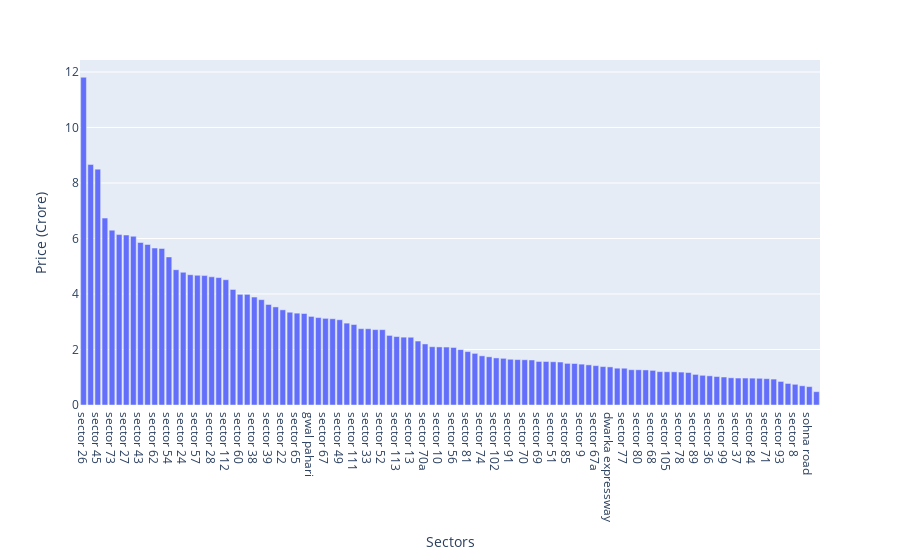

The code cell stored with this chart in its notebook:
### Code cell
fig = px.bar(k, x=k.index, y=k.values)

# Update the layout with x and y axis labels
fig.update_layout(
    xaxis_title="Sectors",
    yaxis_title="Price (Crore)"
)

### Figure 1 — Plotly figure (JSON) as saved in the notebook; plotly's stock layout.template omitted (floating-point values rounded to 4 significant figures)
{"data": [{"alignmentgroup": "True", "hovertemplate": "sector=%{x}<br>y=%{y}<extra></extra>", "legendgroup": "", "marker": {"color": "#636efa", "pattern": {"shape": ""}}, "name": "", "offsetgroup": "", "orientation": "v", "showlegend": false, "textposition": "auto", "type": "bar", "x": ["sector 26", "sector 25", "sector 45", "sector 50", "sector 73", "sector 41", "sector 27", "sector 48", "sector 43", "sector 53", "sector 62", "sector 66", "sector 54", "sector 59", "sector 24", "sector 17", "sector 57", "sector 63", "sector 28", "sector 14", "sector 112", "sector 72", "sector 60", "sector 109", "sector 38", "sector 46", "sector 39", "sector 31", "sector 22", "sector 23", "sector 65", "sector 58", "gwal pahari", "sector 40", "sector 67", "sector 55", "sector 49", "sector 47", "sector 111", "sector 63a", "sector 33", "sector 15", "sector 52", "sector 110", "sector 113", "sector 2", "sector 13", "sector 82a", "sector 70a", "sector 82", "sector 10", "sector 61", "sector 56", "sector 108", "sector 81", "sector 1", "sector 74", "sector 7", "sector 102", "sector 76", "sector 91", "sector 12", "sector 70", "sector 104", "sector 69", "sector 30", "sector 51", "sector 106", "sector 85", "sector 103", "sector 9", "sector 11", "sector 67a", "sector 79", "dwarka expressway", "sector 88a", "sector 77", "sector 37d", "sector 80", "sector 83", "sector 68", "sector 86", "sector 105", "sector 90", "sector 78", "sector 4", "sector 89", "sector 5", "sector 36", "sector 21", "sector 99", "sector 88", "sector 37", "sector 3", "sector 84", "manesar", "sector 71", "sector 92", "sector 93", "sector 107", "sector 8", "sector 6", "sohna road", "sector 95"], "xaxis": "x", "y": [11.81, 8.664, 8.499, 6.735, 6.3, 6.141, 6.125, 6.08, 5.856, 5.783, 5.656, 5.64, 5.335, 4.875, 4.783, 4.694, 4.673, 4.664, 4.618, 4.591, 4.515, 4.163, 3.987, 3.987, 3.89, 3.795, 3.622, 3.534, 3.429, 3.343, 3.31, 3.297, 3.192, 3.15, 3.122, 3.108, 3.073, 2.95, 2.9, 2.75, 2.748, 2.717, 2.714, 2.507, 2.466, 2.445, 2.441, 2.305, 2.2, 2.1, 2.093, 2.088, 2.073, 1.997, 1.925, 1.86, 1.772, 1.736, 1.697, 1.682, 1.648, 1.636, 1.63, 1.622, 1.568, 1.568, 1.559, 1.548, 1.5, 1.495, 1.472, 1.447, 1.419, 1.384, 1.373, 1.327, 1.325, 1.272, 1.27, 1.263, 1.248, 1.202, 1.198, 1.196, 1.186, 1.169, 1.102, 1.07, 1.052, 1.025, 1.008, 0.98, 0.9713, 0.9713, 0.9678, 0.9623, 0.9485, 0.934, 0.8489, 0.7761, 0.7457, 0.6927, 0.6621, 0.4805], "yaxis": "y"}], "layout": {"barmode": "relative", "legend": {"tracegroupgap": 0}, "margin": {"t": 60}, "xaxis": {"anchor": "y", "domain": [0, 1], "title": {"text": "Sectors"}}, "yaxis": {"anchor": "x", "domain": [0, 1], "title": {"text": "Price (Crore)"}}}}
